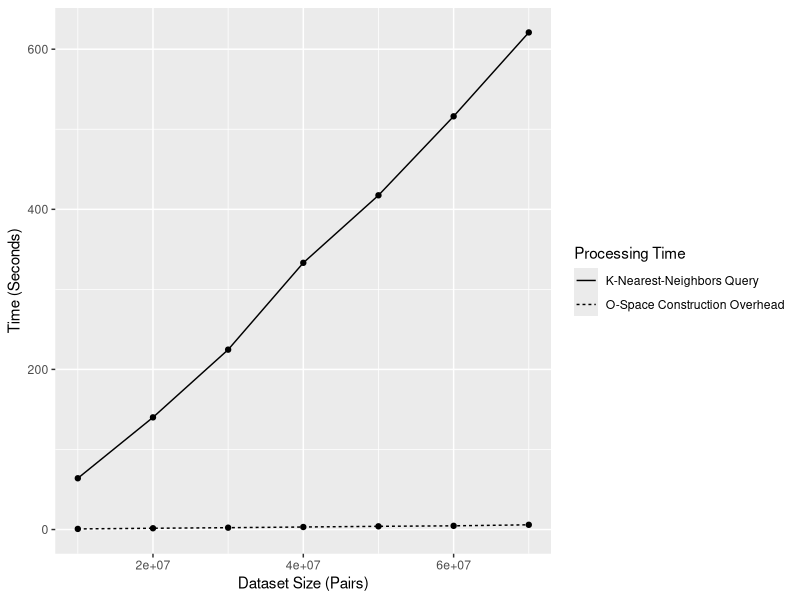
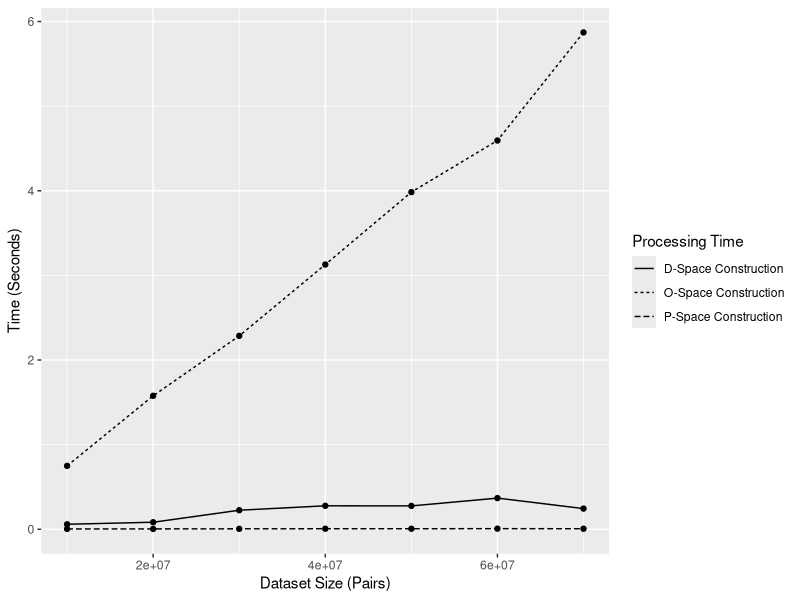
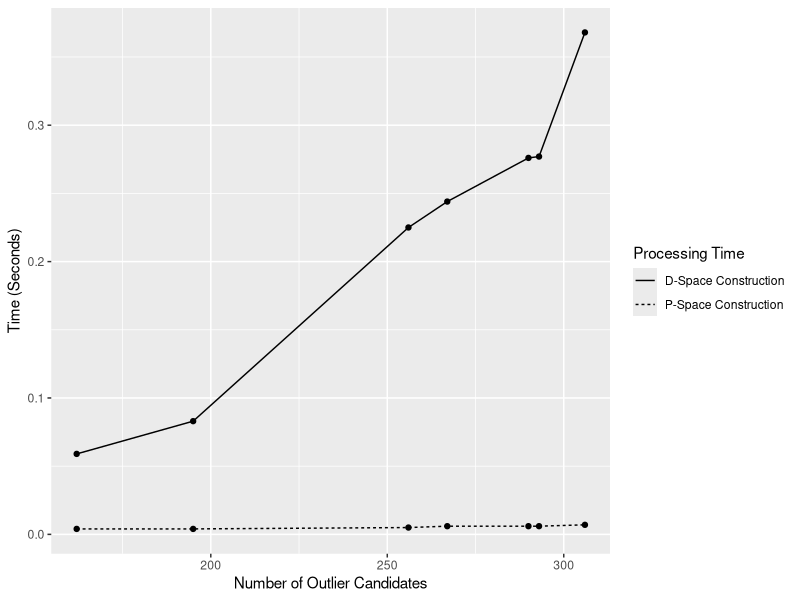
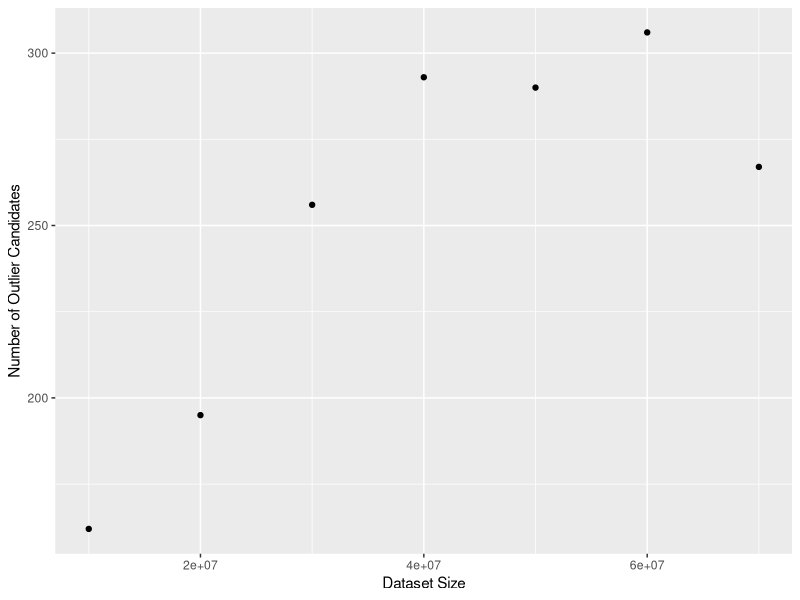
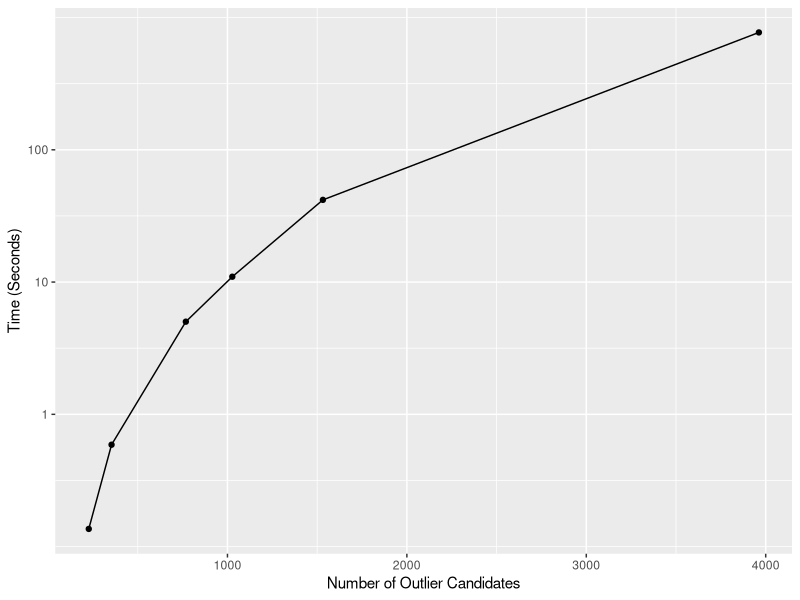
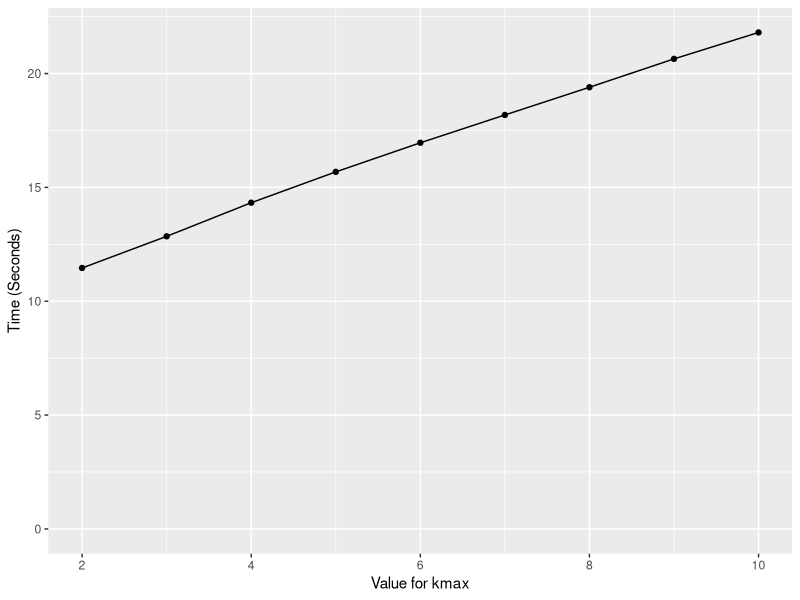

The R source for these figures, in order: (Note: this script raises an error after producing the figures.)
data <- read.csv("../../results/vary_dataset_size.csv",header=T,sep=",")
library("ggplot2")
#ospace construction compared to knn query
ggplot(data,aes(x=dataset_size)) + 
  geom_line(aes(y=knn_time,linetype="knn_time")) + geom_point(aes(y=knn_time))+
  geom_line(aes(y=ospace_time,linetype="ospace_time")) + geom_point(aes(y=ospace_time)) + 
  guides(linetype=guide_legend(title="Processing Time"))+ 
  scale_linetype_discrete(labels=c("K-Nearest-Neighbors Query","O-Space Construction Overhead"))+ 
  labs(x="Dataset Size (Pairs)",y="Time (Seconds)")
#space constructions over dataset size
ggplot(data,aes(x=dataset_size)) +
  geom_line(aes(y=ospace_time,linetype="ospace_time")) + geom_point(aes(y=ospace_time)) +
  geom_line(aes(y=pspace_time,linetype="pspace_time")) + geom_point(aes(y=pspace_time)) +
  geom_line(aes(y=dspace_time,linetype="dspace_time")) + geom_point(aes(y=dspace_time)) +
  guides(linetype=guide_legend(title="Processing Time"))+ 
  scale_linetype_discrete(labels=c("D-Space Construction","O-Space Construction","P-Space Construction"))+ 
  labs(x="Dataset Size (Pairs)",y="Time (Seconds)")
#dspace and pspace construction over number of outlier candidates
ggplot(data,aes(x=outlier_candidates)) +
  geom_line(aes(y=pspace_time,linetype="pspace_time")) + geom_point(aes(y=pspace_time)) +
  geom_line(aes(y=dspace_time,linetype="dspace_time")) + geom_point(aes(y=dspace_time)) +
  guides(linetype=guide_legend(title="Processing Time"))+ 
  scale_linetype_discrete(labels=c("D-Space Construction","P-Space Construction"))+ 
  labs(x="Number of Outlier Candidates",y="Time (Seconds)")
#Number of outliers dataset size
ggplot(data,aes(x=dataset_size)) +
  geom_point(aes(y=outlier_candidates))+
  labs(x="Dataset Size",y="Number of Outlier Candidates")
#read dataset on pspace and dspace durations by outlier candidates
data <- read.csv("../../results/vary_parameters_outlier_candidates.csv",header=T,sep=",")
ggplot(data,aes(x=outlier_candidates)) + 
  geom_line(aes(y=dspace_construction)) + geom_point(aes(y=dspace_construction)) + 
  scale_y_log10(breaks=c(1,10,100)) +
  labs(y="Time (Seconds)",x="Number of Outlier Candidates")
data <- read.csv("../../results/vary_k_max.csv",header=T,sep=",")
ggplot(data,aes(x=k_max)) + 
  geom_line(aes(y=duration_knn_query)) + geom_point(aes(y=duration_knn_query)) + 
  labs(y="Time (Seconds)",x="Value for kmax") + expand_limits(y=0)
ggplot(data,aes(x=outlier_candidates)) + 
  geom_line(aes(y=pspace_construction)) + geom_point(aes(y=pspace_construction)) + 
  labs(y="Time (Seconds)",x="Number of Outlier Candidates")
















